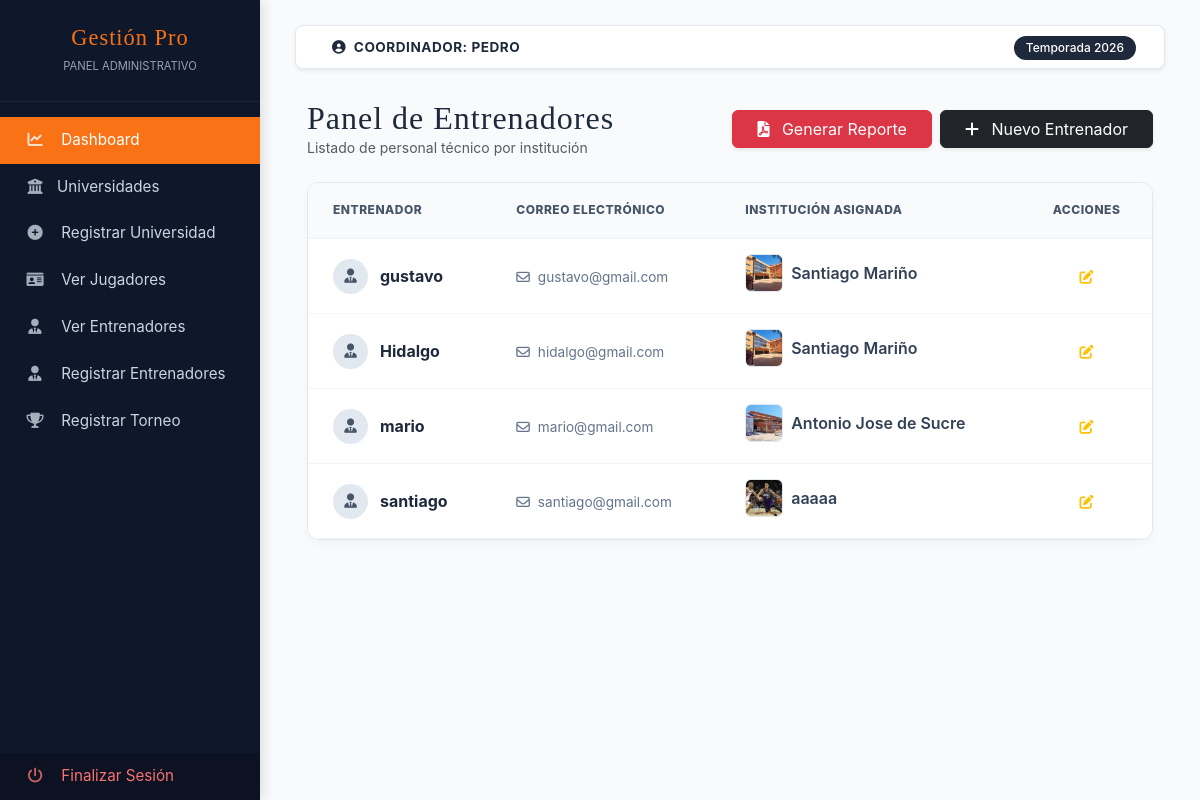
The app's page /client/coordinador/views/entrenadores/index.php (signed in), older data.
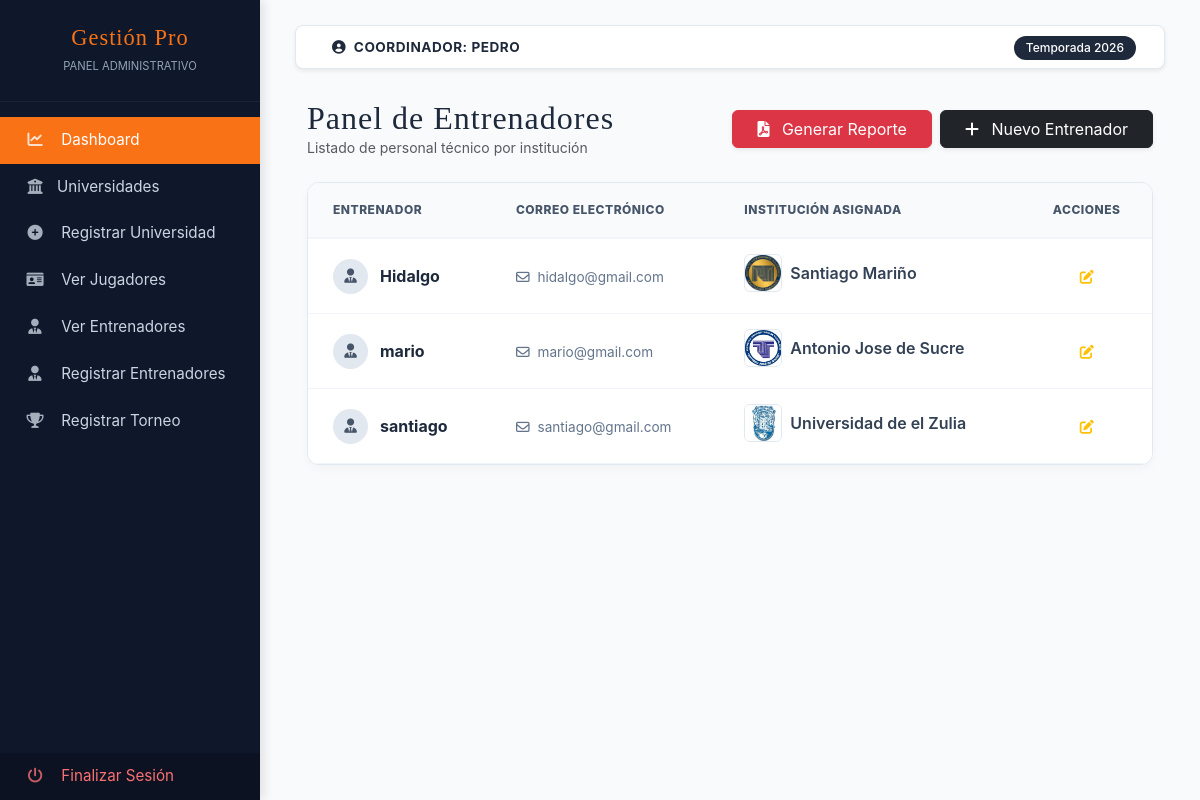
The same page, newer data.
### tables this page shows
CREATE TABLE `usuarios` (
  `id_usuario` int(11) NOT NULL,
  `nombre_usuario` varchar(100) NOT NULL,
  `password_usuario` varchar(255) NOT NULL,
  `email_usuario` varchar(100) DEFAULT NULL,
  `id_universidad_fk` int(11) DEFAULT NULL,
  `id_rol_fk` int(11) DEFAULT NULL,
  `fecha_creacion` timestamp NOT NULL DEFAULT current_timestamp(),
  `fecha_actualizacion` timestamp NOT NULL DEFAULT current_timestamp() ON UPDATE current_timestamp(),
  `isActive` int(11) DEFAULT NULL
);

CREATE TABLE `academias` (
  `id_universidad` int(11) NOT NULL,
  `nombre_universidad` varchar(100) NOT NULL,
  `ubicacion` varchar(255) DEFAULT NULL,
  `imagen` text DEFAULT NULL
);

### client/coordinador/views/entrenadores/index.php (the view, shortened to what this page needs)
<?php include '../../layouts/parte1.php'; ?>
<?php
$sql = "SELECT usu.id_usuario, usu.nombre_usuario, usu.email_usuario, uni.nombre_universidad, uni.imagen as logo_uni
        FROM usuarios as usu
        INNER JOIN academias as uni ON usu.id_universidad_fk = uni.id_universidad
        WHERE usu.id_rol_fk = 3
        ORDER BY usu.nombre_usuario ASC";
$query = $pdo->prepare($sql);
$query->execute();
$entrenadores = $query->fetchAll(PDO::FETCH_ASSOC);
?>
<div class="container-fluid">
    <div class="d-flex justify-content-between align-items-center mb-4">
        <div>
            <h2 class="bebas mb-0" style="color: var(--admin-dark);">Panel de Entrenadores</h2>
            <p class="text-muted small mb-0">Listado de personal técnico por institución</p>
        </div>
        <div class="d-flex gap-2">
            <button onclick="generarReporte()" class="btn btn-danger px-4 shadow-sm">
                <i class="fas fa-file-pdf me-2"></i> Generar Reporte
            </button>
            <a href="create.php" class="btn btn-dark px-4 shadow-sm">
                <i class="fas fa-plus me-2"></i> Nuevo Entrenador
            </a>
        </div>
    </div>
    <div class="coach-card-container">
        <div class="table-responsive">
            <table class="table table-coach">
                <thead>
                    <tr>
                        <th>Entrenador</th>
                        <th>Correo Electrónico</th>
                        <th>Institución Asignada</th>
                        <th class="text-center">Acciones</th>
                    </tr>
                </thead>
                <tbody>
                    <?php if(!empty($entrenadores)): ?>
                        <?php foreach ($entrenadores as $coach): ?>
                        <tr>
                            <td>
                                <div class="coach-name-wrapper">
                                    <div class="coach-icon">
                                        <i class="fas fa-user-tie"></i>
                                    </div>
                                    <span class="fw-bold"><?php echo htmlspecialchars($coach['nombre_usuario']); ?></span>
                                </div>
                            </td>
                            <td>
                                <a href="mailto:<?php echo $coach['email_usuario']; ?>" class="email-link">
                                    <i class="far fa-envelope me-2"></i><?php echo htmlspecialchars($coach['email_usuario']); ?>
                                </a>
                            </td>
                            <td>
                                <div class="uni-badge">
                                    <?php if(!empty($coach['logo_uni'])): ?>
                                        <img src="../../../../public/images/universidades/<?php echo $coach['logo_uni']; ?>"
                                             class="uni-logo-sm" alt="Logo">
                                    <?php else: ?>
                                        <div class="uni-logo-sm d-flex align-items-center justify-content-center">
                                            <i class="fas fa-university text-muted" style="font-size: 0.7rem;"></i>
                                        </div>
                                    <?php endif; ?>
                                    <span><?php echo htmlspecialchars($coach['nombre_universidad']); ?></span>
                                </div>
                            </td>
                            <td class="text-center">
                                <a href="update.php?id=<?php echo $coach['id_usuario']; ?>" class="btn btn-outline-warning btn-sm border-0">
                                    <i class="fas fa-edit"></i>
                                </a>
                            </td>
                        </tr>
                        <?php endforeach; ?>
                    <?php endif; ?>
                </tbody>
            </table>
        </div>
    </div>
</div>
<?php include '../../layouts/parte2.php'; ?>

Row changes from the older to the newer data that the page shows:
removed usuarios: nombre_usuario "gustavo", email_usuario "gustavo@gmail.com", id_universidad_fk.imagen (picture), id_universidad_fk.nombre_universidad "Santiago Mariño"
changed usuarios "Hidalgo": id_universidad_fk.imagen: a different picture
changed usuarios "mario": id_universidad_fk.imagen: a different picture
changed through a linked row, usuarios "santiago": id_universidad_fk.imagen: a different picture; id_universidad_fk.nombre_universidad "aaaaa" → "Universidad de el Zulia"
